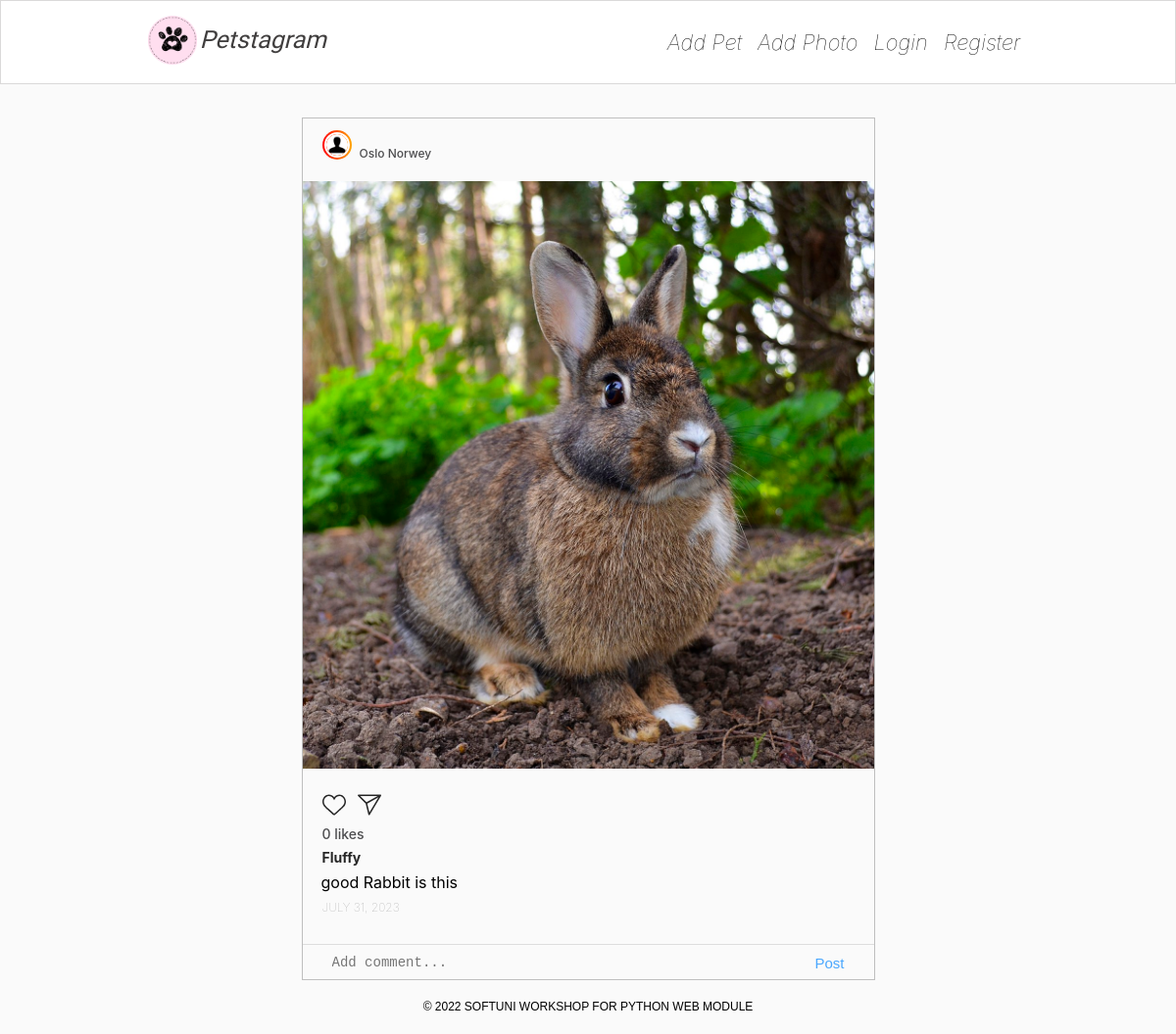
Screenshot of /photos/1/ with the database file from the repository.
### PetstagramWebsite/photos/models.py (models this page shows, shortened)
class Photo(models.Model):
    image = models.ImageField(
        upload_to='pet_photos',
        validators=(validate_file_size,),
    )
    description = models.TextField(
        max_length=300,
        blank=True,
        null=True,
        validators=(MinLengthValidator(10),),
    )
    location = models.CharField(
        max_length=30,
        blank=True,
        null=True
    )
    tagged_pets = models.ManyToManyField(
        Pet,
        blank=True,
    )
    date_of_publication = models.DateField(
        auto_now=True
    )
    user = models.ForeignKey(
        to=PetstagramUser,
        on_delete=models.CASCADE
    )

### PetstagramWebsite/pets/models.py (models this page shows, shortened)
class Pet(models.Model):
    name = models.CharField(
        max_length=30
    )
    personal_photo = models.URLField()
    date_of_birth = models.DateField(
        blank=True,
        null=True
    )
    slug = models.SlugField(
        unique=True,
        editable=False,
        blank=True
    )
    user = models.ForeignKey(
        to=PetstagramUser,
        on_delete=models.CASCADE
    )

### PetstagramWebsite/photos/views.py (the view)
# urls.py: path('<int:pk>/', photos_details, name='photo_details'),
def photos_details(request, pk):
    photo_is_liked_by_user = None
    photo = Photo.objects.get(pk=pk)
    likes = photo.like_set.all()
    if request.user.is_authenticated:
        photo_is_liked_by_user = likes.filter(user=request.user)
    comments = photo.comment_set.all()
    comment_form = CommentForm()
    is_owner = photo.user == request.user
    context = {
        'photo': photo,
        'likes': likes,
        'comments': comments,
        'comment_form': comment_form,
        'is_owner': is_owner,
        'photo_is_liked_by_user':  photo_is_liked_by_user
    }
    return render(request, 'photos/photo-details-page.html', context)

### PetstagramWebsite/common/forms.py
class CommentForm(forms.ModelForm):
    class Meta:
        model = Comment
        fields = ['text']
        widgets = {
            'text': forms.Textarea(
                attrs={
                    'placeholder': 'Add comment...'
                }
            )
        }

### templates/photos/photo-details-page.html (shortened to what this page needs)
{% extends 'base.html' %}
{% load static %}
   {% block page_content %}
    <div class="container">
        <div class="col-9">
            <div class="card">
                <div class="top">
                    <div class="userDetails">
                        <a href="{% url 'profile-details' photo.user.pk %}">
                            <div class="profilepic">
                                <div class="profile_img">
                                    <div class="image">
                                        {% if not photo.user.profile_picture %}
                                        <img src="{% static 'images/person.png' %}" alt="img8">
                                        {% else %}
                                        <img src="{{ photo.user.profile_picture }}" alt="img8">
                                        {% endif %}
                                    </div>
                                </div>
                            </div>
                        </a>
                        <h3>
                            <br>
                            {% if photo.location %}
                            <span>{{ photo.location }}</span>
                            {% endif %}
                        </h3>
                    </div>
                </div>
                <div class="imgBx" id="place the id of the photo here">
                    <img src="/media/{{ photo.image }}" alt="post" class="cover">
                </div>
                <div class="bottom">
                    <div class="actionBtns">
                        <div class="left">
                            <span class="heart">
									<a href="{% url 'like' photo.pk%}">
                                        {% if photo_is_liked_by_user %}
                                        <svg style="color: red"
                                             xmlns="http://www.w3.org/2000/svg"
                                             width="24"
                                             height="24"
                                             fill="currentColor"
                                             class="bi bi-heart-fill"
                                             viewBox="0 0 16 16">
                                            <path fill-rule="evenodd"
                                                  d="M8 1.314C12.438-3.248 23.534 4.735
                                                  8 15-7.534 4.736 3.562-3.248 8 1.314z"
                                                  fill="red">
                                            </path>
                                        </svg>
                                        {% else %}
                                        <svg aria-label="Like"
                                             color="#262626"
                                             fill="#262626"
                                             height="24"
                                             role="img"
                                             viewBox="0 0 48 48"
                                             width="24">
                                        {% endif %}
                                        <path d="M34.6 6.1c5.7 0 10.4 5.2 10.4
                                                    11.5 0 6.8-5.9 11-11.5 16S25 41.3 24
                                                    41.9c-1.1-.7-4.7-4-9.5-8.3-5.7-5-11.5-9.2-11.5-16C3
                                                    11.3 7.7 6.1 13.4 6.1c4.2 0 6.5 2 8.1 4.3
                                                    1.9 2.6 2.2 3.9 2.5 3.9.3 0 .6-1.3 2.5-3.9
                                                    1.6-2.3 3.9-4.3 8.1-4.3m0-3c-4.5 0-7.9
                                                    1.8-10.6 5.6-2.7-3.7-6.1-5.5-10.6-5.5C6 3.1
                                                    0 9.6 0 17.6c0 7.3 5.4 12 10.6 16.5.6.5 1.3
                                                    1.1 1.9 1.7l2.3 2c4.4 3.9 6.6 5.9 7.6 6.5.5.3
                                                    1.1.5 1.6.5.6 0 1.1-.2 1.6-.5 1-.6 2.8-2.2
                                                    7.8-6.8l2-1.8c.7-.6 1.3-1.2 2-1.7C42.7 29.6
                                                    48 25 48 17.6c0-8-6-14.5-13.4-14.5z">
                                        </path>
                                        </svg>
								    </a>
                            </span>
                            <a href="{% url 'share' photo.pk %}">
                            </a>
                        </div>
                    </div>
                    <p class="likes">{{ likes.count }} likes</p>
                   {% for pet in photo.tagged_pets.all %}
                    <a href="{% url 'pet_details' pet.user.username pet.slug %}">
                        <p class="message">
                            <b>{{ pet.name }}</b>
                        </p>
                    </a>
                    {% endfor %}
                    <p class="pet-details">{{ photo.description }}</p>
                    <h5 class="postTime">{{ photo.date_of_publication }}</h5>
                </div>
                <div class="addComments">
                    <form method="post" action="{% url 'comment' photo.id%}">
                        {{ comment_form }}
                        <button type="submit">Post</button>
                    </form>
                </div>
            </div>
        </div>
    </div>
    {% endblock %}

### static/css/home.css (style rules this page uses)
* { margin: 0; padding: 0; box-sizing: border-box; }
body { font-family: -apple-system, system-ui, "Segoe UI", Roboto, Oxygen, Ubuntu, Cantarell, "Open Sans", "Helvetica Neue", sans-serif; background: #fafafa; min-height: 100vh; }
.container { padding: 15px 0; width: 75%; display: flex; align-items: center; justify-content: space-between; }
.container a { color: #403e3e; }
main .container { position: relative; margin-top: 60px; width: 75%; display: flex; align-items: flex-start; justify-content: space-between; }
.col-9 { width: 65%; margin: 5% auto; margin-bottom: -20px; }
.col-9 .card { margin-bottom: 20px; position: relative; width: 100%; display: inline-block; border: 1px solid rgba(7, 7, 7, 0.24); }
.col-9 .card .top { padding: 10px 20px; display: flex; justify-content: space-between; align-items: center; }
.col-9 .card .bottom { padding: 10px 20px; }
.col-9 .card .top .userDetails { width: 100%; display: flex; align-items: center; }
.profilepic { display: inline-block; }
.profilepic .profile_img { display: flex; align-items: center; justify-content: center; border-radius: 50%; overflow: hidden; width: 30px; height: 30px; background: linear-gradient(to right, red, orange); padding: 2px; margin-right: 8px; }
.profilepic .profile_img .image { position: relative; width: 100%; height: 100%; border-radius: 50%; margin-top: 0; overflow: hidden; display: flex; align-items: center; justify-content: center; border: 2px solid white; }
.profilepic .profile_img img { width: 100%; height: 100%; object-fit: cover; margin-top: 0 !important; }
.cover { position: absolute; top: 0; left: 0; width: 100%; height: 100%; object-fit: cover; }
.col-9 .card .top .userDetails h3 { font-size: 16px; color: #4d4d4f; font-weight: 500; line-height: 1em; white-space: nowrap; }
.col-9 .card .top .userDetails h3 span { font-size: 0.75em; }
.imgBx { position: relative; width: 100%; min-height: 600px; margin: 10px 0 15px; }
.actionBtns { display: flex; justify-content: space-between; align-items: center; }
.actionBtns svg { cursor: pointer; }
.actionBtns .left svg { margin-right: 8px; }
.likes { font-weight: 500; margin-top: 5px; font-size: 14px; cursor: default; color: #4d4d4f; }
.message { font-weight: 400; margin-top: 5px; font-size: 14px; color: #777; line-height: 1.5em; }
.message b { color: #262626; }
.addComments { display: flex; align-items: center; margin-top: 20px; border-top: 1px solid #ddd; padding: 10px 0; }
.addComments button { position: absolute; right: 30px; color: #1d92ffcb; font-weight: 500; font-size: 15px; border: none; background-color: inherit; cursor: pointer; }
textarea { position: absolute; left: 30px; width: 85%; resize: none; overflow: hidden; height: 20px; border: none; outline: none; font-weight: 400; font-size: 14px; color: #262626; background: none; }
.addComments form { display: flex; margin-bottom: 15px; }
.postTime { margin-top: 8px; font-weight: lighter; cursor: default; color: rgb(163, 163, 163); font-size: 12px; text-transform: uppercase; }
a { text-decoration: none; }

### static/css/photoDetails.css (style rules this page uses)
.userDetails a { color: initial; }
.pet-details { margin: 5px 0 5px -1px; }

### static/css/profile.css (style rules this page uses)
.profile_img img { width: 175px; height: 175px; margin-top: 10px; border-radius: 50%; object-fit: cover; }

### rows the page displays
Photo: location "Oslo Norwey", image (picture), count "0", description "good Rabbit is this", date_of_publication "JULY 31, 2023"
Pet: name "Fluffy"
